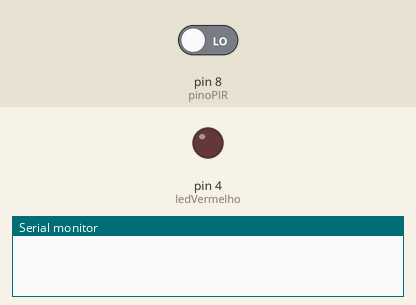
The sketch below on a simulated Arduino Uno, built with avr-gcc and run on an emulated ATmega328P. On the bench: output pins drawn as LEDs (lit = HIGH), the last lines printed to the serial monitor. The test bench sets the inputs (shaded band); at power-on: pin 8 (pinoPIR) LOW.

Above: at 2.2 s.
2.3 s: pin 8 (pinoPIR) driven HIGH
At 3.4 s:
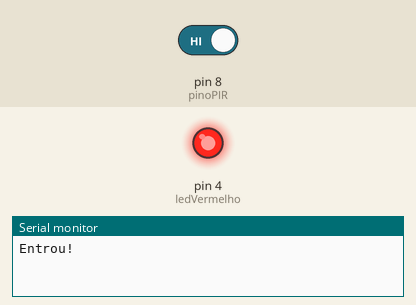
Timing chart, 0 to 5.3 s (numbered marks = the images above; inputs shaded):
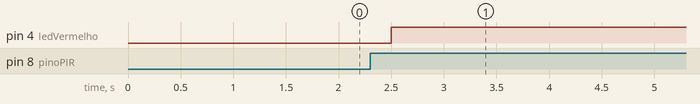

The sketch:

sensor_presenca_LED.ino
```cpp
const byte ledVermelho = 4;
const byte pinoPIR = 8;


void setup(){
  Serial.begin(115200);
  pinMode(ledVermelho,OUTPUT);
  delay(1000);
  digitalWrite(ledVermelho, LOW);
}

void loop(){
if (digitalRead(pinoPIR) == HIGH){
  Serial.println("Entrou!");
  digitalWrite(ledVermelho, HIGH);
  delay(15000);
  digitalWrite(ledVermelho, LOW);
}
delay(500);
}
```

Measured:
- after the input at 2.3 s, pin 4 (ledVermelho): LOW → HIGH after 0.20 s
